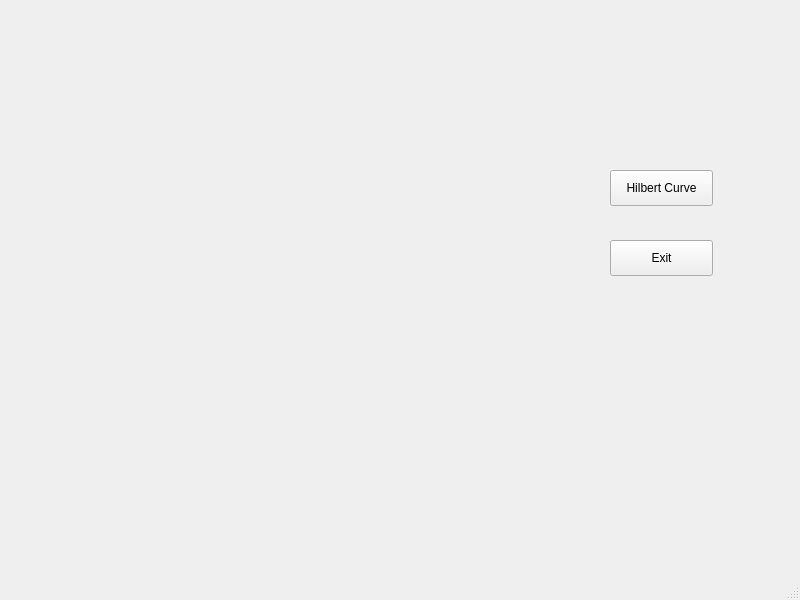
<?xml version="1.0" encoding="UTF-8"?>
<ui version="4.0">
 <class>MainWindow</class>
 <widget class="QMainWindow" name="MainWindow">
  <property name="geometry">
   <rect>
    <x>0</x>
    <y>0</y>
    <width>800</width>
    <height>600</height>
   </rect>
  </property>
  <property name="windowTitle">
   <string>MainWindow</string>
  </property>
  <widget class="QWidget" name="centralwidget">
   <widget class="QLabel" name="label">
    <property name="geometry">
     <rect>
      <x>0</x>
      <y>0</y>
      <width>500</width>
      <height>500</height>
     </rect>
    </property>
    <property name="text">
     <string/>
    </property>
   </widget>
   <widget class="QPushButton" name="pushButton_2">
    <property name="geometry">
     <rect>
      <x>610</x>
      <y>240</y>
      <width>103</width>
      <height>36</height>
     </rect>
    </property>
    <property name="text">
     <string>Exit</string>
    </property>
   </widget>
   <widget class="QPushButton" name="pushButton_3">
    <property name="geometry">
     <rect>
      <x>610</x>
      <y>170</y>
      <width>103</width>
      <height>36</height>
     </rect>
    </property>
    <property name="text">
     <string>Hilbert Curve</string>
    </property>
   </widget>
  </widget>
  <widget class="QMenuBar" name="menubar">
   <property name="geometry">
    <rect>
     <x>0</x>
     <y>0</y>
     <width>800</width>
     <height>29</height>
    </rect>
   </property>
  </widget>
  <widget class="QStatusBar" name="statusbar"/>
 </widget>
 <resources/>
 <connections>
  <connection>
   <sender>pushButton_2</sender>
   <signal>clicked()</signal>
   <receiver>MainWindow</receiver>
   <slot>close()</slot>
   <hints>
    <hint type="sourcelabel">
     <x>674</x>
     <y>338</y>
    </hint>
    <hint type="destinationlabel">
     <x>746</x>
     <y>365</y>
    </hint>
   </hints>
  </connection>
 </connections>
</ui>
